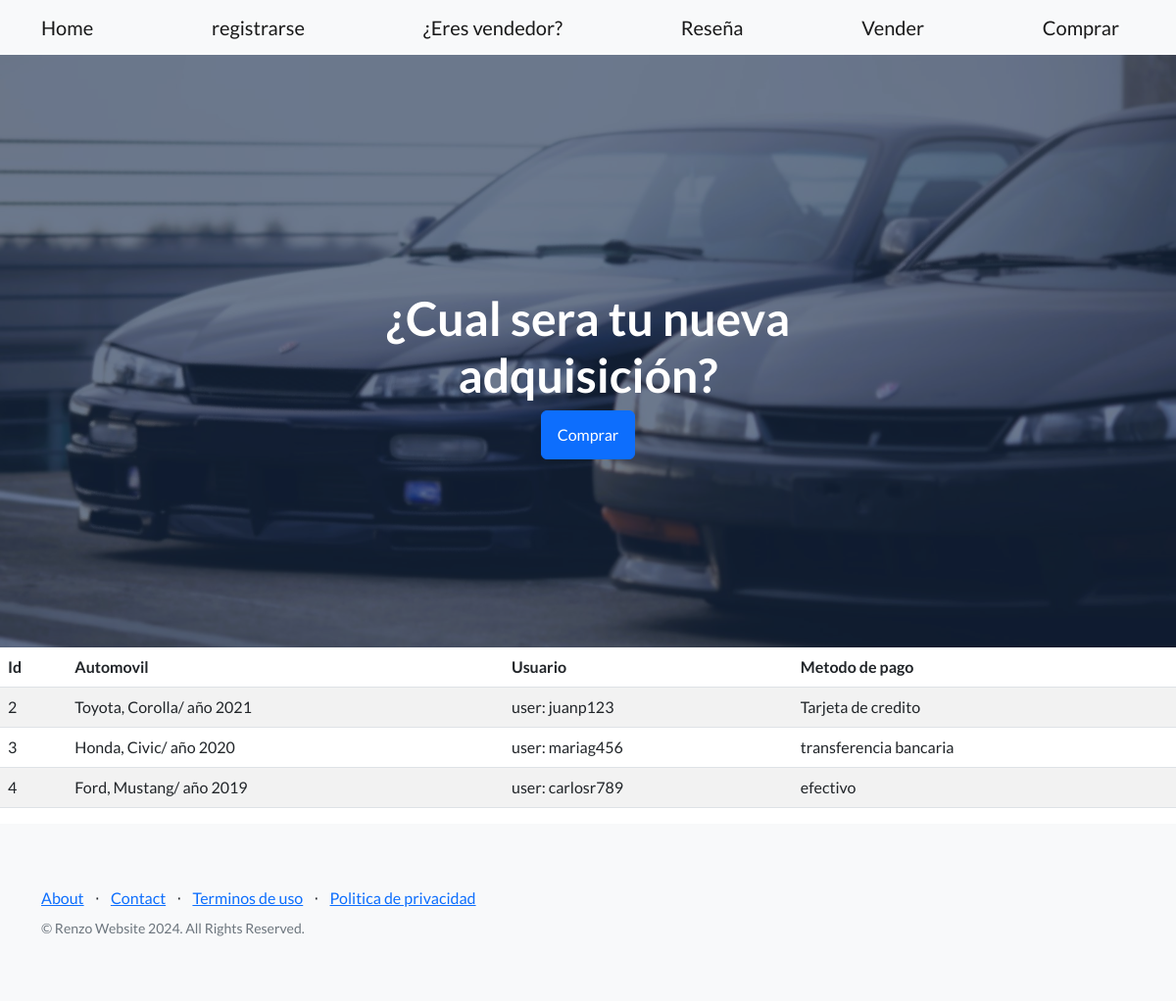
Screenshot of /comprar/ with the database file from the repository.
### entidades/models.py (models this page shows, shortened)
class Compra(models.Model):
    automovil = models.ForeignKey(Automovil, on_delete=models.CASCADE)
    usuario = models.ForeignKey(Usuario, on_delete=models.CASCADE)
    metodo_pago = models.CharField(max_length=50)
    class Meta:
        verbose_name = "Compra"
        verbose_name_plural = "Coompras"
        ordering = ["usuario"]

class Automovil(models.Model):
    marca = models.CharField(max_length=100)
    modelo = models.CharField(max_length=100)
    año = models.IntegerField()
    precio = models.CharField(max_length=50)
    descripcion = models.TextField()
    vendedor = models.ForeignKey(Vendedor, on_delete=models.CASCADE)
    def __str__(self):
        return "{}, {}/ año {}".format(self.marca, self.modelo, self.año)
    class Meta:
        verbose_name = "Automovil"
        verbose_name_plural = "Automoviles"
        ordering = ["modelo", "marca", "año"]

class Usuario(models.Model):
    nombre_de_usuario = models.CharField(max_length=50, unique = True)
    email = models.EmailField(max_length=100, unique = True)
    contraseña = models.CharField(max_length=100)
    def __str__(self):
        return f"user: {self.nombre_de_usuario}"
    class Meta:
        verbose_name = "Usuario"
        verbose_name_plural = "Usuarios"

### entidades/views.py (the view)
# urls.py: path('comprar/', comprar, name="comprar"),
def comprar(request):
    contexto = {"Compra": Compra.objects.all()}
    return render(request, "entidades/comprar.html", contexto)

### entidades/templates/entidades/comprar.html
{% extends 'entidades/index.html' %}
{% block titulo %}
<h1 class="mt-5">¿Cual sera tu nueva adquisición?</h1>
<a class="btn btn-primary" href="{% url 'compraForm' %}">Comprar</a>
{% endblock titulo %}
{% block contenido %}
<table class="table table-striped">
    <thead>
        <tr>
            <th>Id</th>
            <th>Automovil</th>
            <th>Usuario</th>
            <th>Metodo de pago</th>
        </tr>
    </thead>
    <tbody>
    {% for u in Compra %}
        <tr>
            <td>{{ u.id }}</td>
            <td>{{ u.automovil }}</td>
            <td>{{ u.usuario }}</td>
            <td>{{ u.metodo_pago }}</td>
        </tr>
    {% endfor %}
    </tbody>
</table>
{% endblock contenido %}

### rows the page displays
Compra: id "2", automovil "Toyota, Corolla/ año 2021", usuario "user: juanp123", metodo_pago "Tarjeta de credito"
Compra: id "3", automovil "Honda, Civic/ año 2020", usuario "user: mariag456", metodo_pago "transferencia bancaria"
Compra: id "4", automovil "Ford, Mustang/ año 2019", usuario "user: carlosr789", metodo_pago "efectivo"
